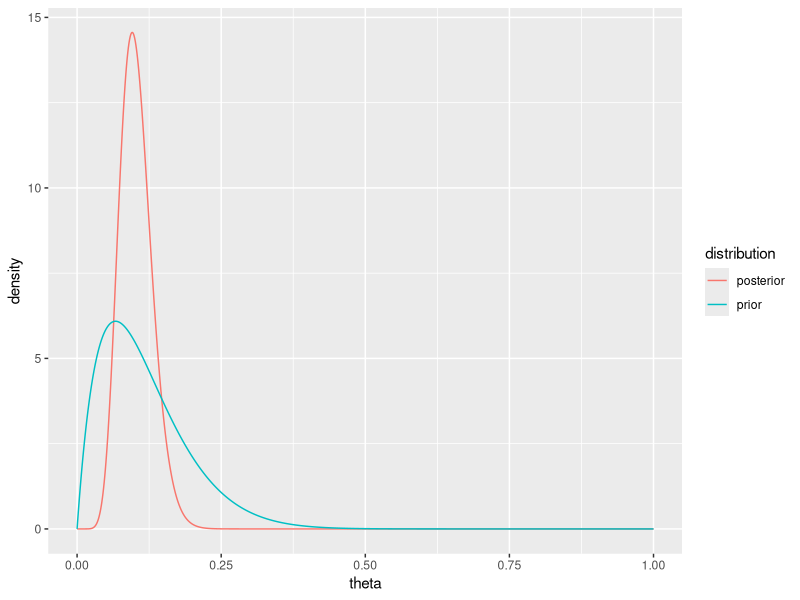
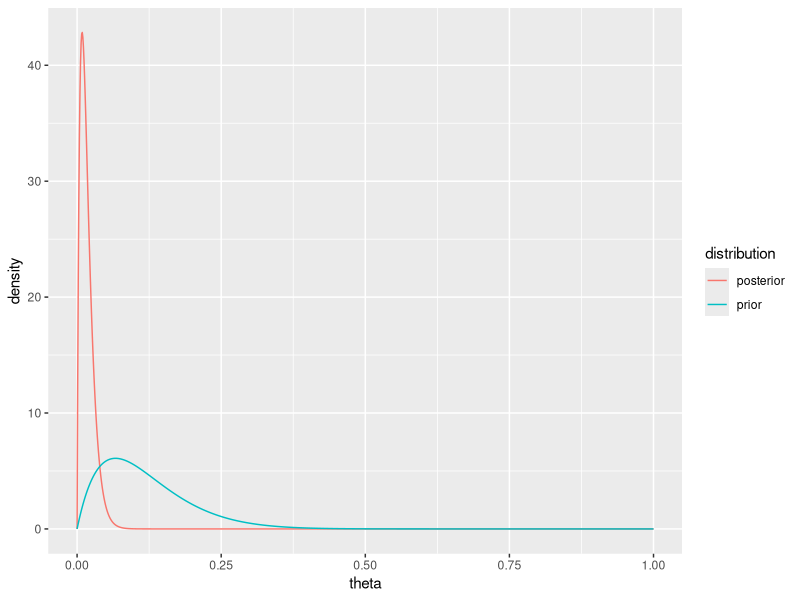

Here is the R script that generated these plots, in order:
## ---- chunk 1
library(ggplot2)
d = data.frame(
  theta = seq(0, 1, by = 0.001),
  distribution = rep(c("prior", "posterior"), each = 1001),
  density = c(dbeta(seq(0, 1, by = 0.001), 2, 15), dbeta(seq(0, 1, by = 0.001), 12, 105))
)
ggplot(d, aes(x = theta, y = density, color = distribution)) +
  geom_line()

## ---- chunk 2
library(ggplot2)
d = data.frame(
  theta = seq(0, 1, by = 0.001),
  distribution = rep(c("prior", "posterior"), each = 1001),
  density = c(dbeta(seq(0, 1, by = 0.001), 2, 15), dbeta(seq(0, 1, by = 0.001), 2, 115))
)
ggplot(d, aes(x = theta, y = density, color = distribution)) +
  geom_line()
